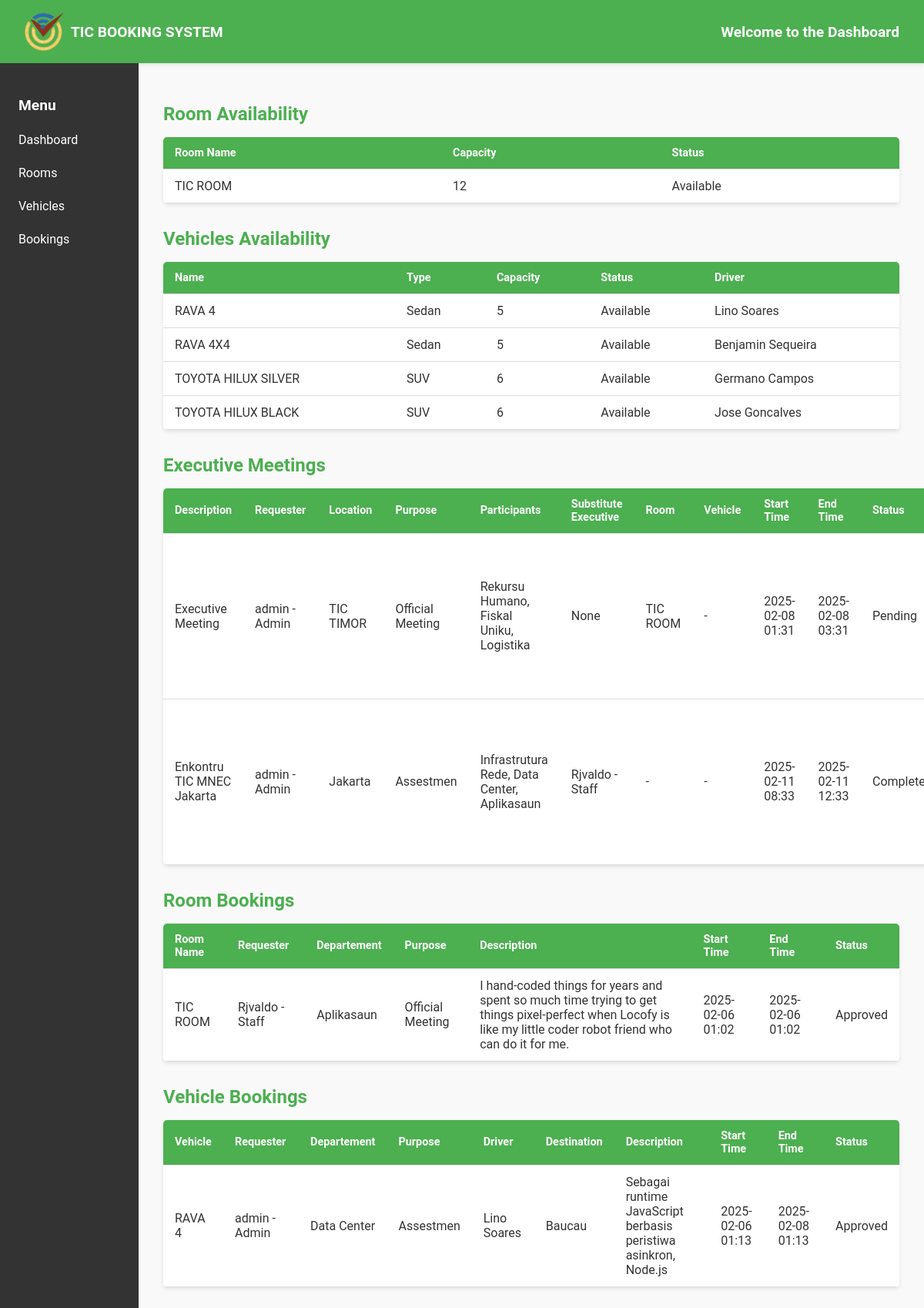
Before: / with the older database file.
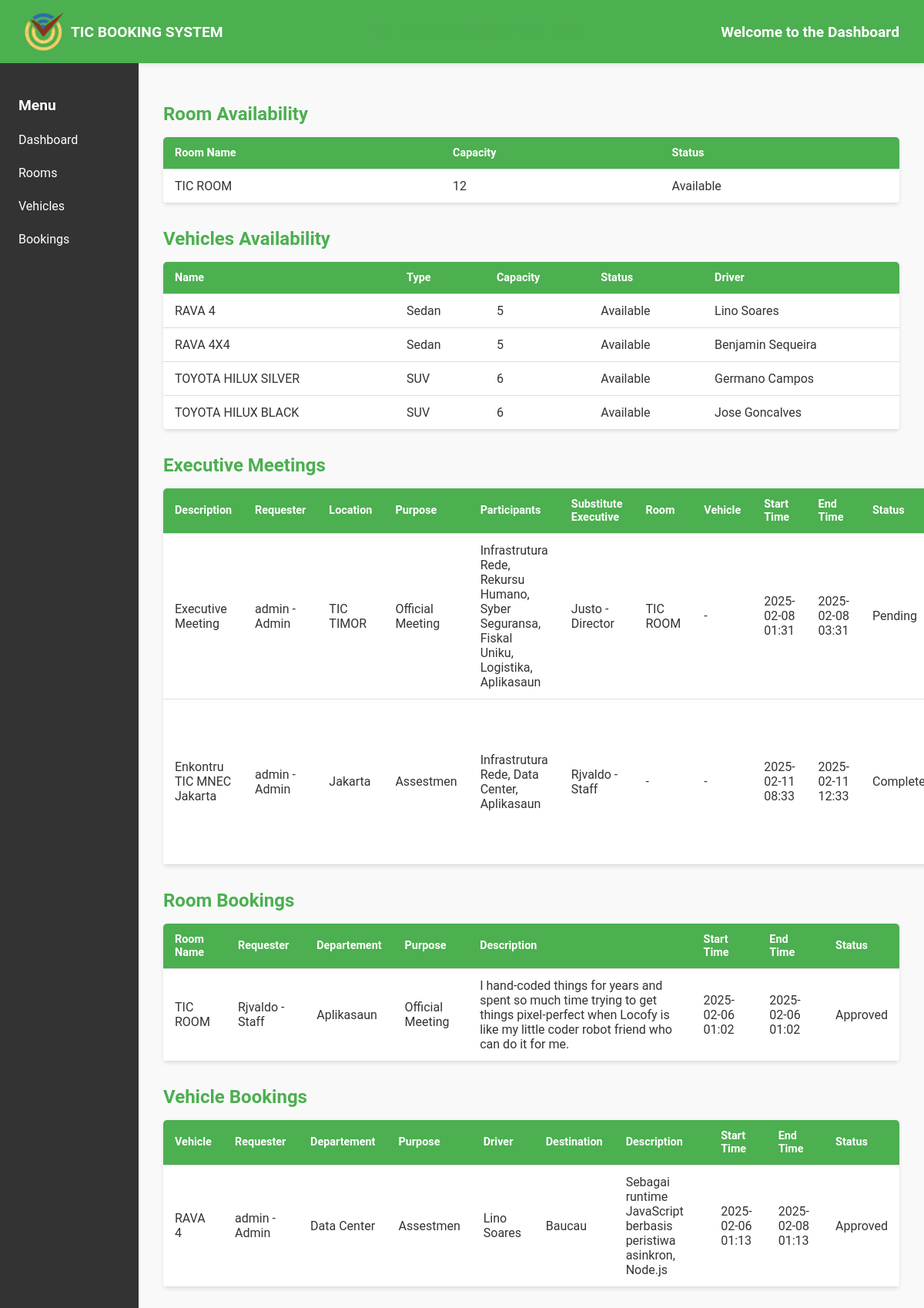
After: the same page with the newer database file.
### bookingsystem/models.py (models this page shows, shortened)
class Room(models.Model):
    name = models.CharField(max_length=100)
    capacity = models.IntegerField()
    status = models.CharField(max_length=50, choices=[
        ('Available', 'Available'),
        ('In Use', 'In Use'),
        ('Under Maintenance', 'Under Maintenance'),
    ])

class Vehicle(models.Model):
    name = models.CharField(max_length=100)
    type = models.CharField(max_length=50, choices=[
        ('Sedan', 'Sedan'),
        ('SUV', 'SUV'),
        ('Van', 'Van'),
        ('Truck', 'Truck'),
    ])
    capacity = models.IntegerField()
    status = models.CharField(max_length=50, choices=[
        ('Available', 'Available'),
        ('In Use', 'In Use'),
        ('Under Maintenance', 'Under Maintenance'),
    ])
    driver = models.ForeignKey(
        Driver,
        on_delete=models.SET_NULL,
        null=True,
        blank=True,
        related_name='vehicles'
    )

class Driver(models.Model):
    user = models.ForeignKey(
        settings.AUTH_USER_MODEL,
        on_delete=models.CASCADE,
        limit_choices_to={'role': 'driver'},
        verbose_name="Driver"
    )
    license_number = models.CharField(max_length=20, unique=True)

class CustomUser(AbstractUser):
    username = models.CharField(
        max_length=150,
        unique=True,
        validators=[MinLengthValidator(1)],
        error_messages={
            'unique': "A user with that username already exists.",
        },
    )
    email = models.EmailField(unique=True)
    first_name = models.CharField(max_length=150)
    last_name = models.CharField(max_length=150)
    ROLE_CHOICES = [
        (UserRoles.ADMIN.value, "Admin"),
        (UserRoles.DEPARTMENT_CHIEF.value, "Department Chief"),
        (UserRoles.DIRECTOR.value, "Director"),
        (UserRoles.EXECUTIVE.value, "Executive"),
        (UserRoles.STAFF.value, "Staff"),
        (UserRoles.DRIVER.value, "Driver"),
    ]
    role = models.CharField(
        max_length=50,
        choices=ROLE_CHOICES,
        default=UserRoles.ADMIN.value,
        blank=False,
        null=False
    )
    groups = models.ManyToManyField(
        'auth.Group',
        related_name='customuser_groups',
        blank=True,
    )
    user_permissions = models.ManyToManyField(
        'auth.Permission',
        related_name='customuser_permissions',
        blank=True,
    )
    REQUIRED_FIELDS = ['email', 'first_name', 'last_name', 'role']
    def get_full_name(self):
        return f"{self.first_name} {self.last_name}".strip()
    def __str__(self):
        return f"{self.username} - {self.get_role_display()}"

class ExecutiveMeeting(models.Model):
    description = models.CharField(max_length=255)
    requester_name = models.ForeignKey(
        settings.AUTH_USER_MODEL,
        on_delete=models.CASCADE,
        related_name='requested_meetings',
        verbose_name='Requester'
    )
    location = models.CharField(max_length=255)
    purpose = models.ForeignKey(
        Purpose,
        on_delete=models.SET_NULL,
        null=True,
        blank=False,  # Wajib diisi
        related_name="executive_meetings"
    )
    participants = models.ManyToManyField(
        Departement,
        related_name="meeting_participants",
        blank=False  # Participants wajib diisi
    )
    substitute_executive = models.ForeignKey(
        settings.AUTH_USER_MODEL,
        on_delete=models.SET_NULL,
        null=True, blank=True,
        related_name="substituted_meetings"
    )
    room = models.ForeignKey(
        'Room',
        on_delete=models.SET_NULL,
        null=True, blank=True,
        related_name="executive_meetings"
    )
    vehicle = models.ForeignKey(
        'Vehicle',
        on_delete=models.SET_NULL,
        null=True, blank=True,
        related_name="executive_meetings"
    )
    start_time = models.DateTimeField()
    end_time = models.DateTimeField()
    status = models.CharField(max_length=50, choices=[("Pending", "Pending"), ("Completed", "Completed")])
    obs = models.TextField(null=False, blank=False)

class Purpose(models.Model):
    name = models.CharField(max_length=100, unique=True)

class Departement(models.Model):
    name = models.CharField(max_length=100)

class Booking(models.Model):
    RESOURCE_TYPE_CHOICES = [
        ('Room', 'Room'),
        ('Vehicle', 'Vehicle'),
    ]
    STATUS_CHOICES = [
        ('Pending', 'Pending'),
        ('Approved', 'Approved'),
        ('Rejected', 'Rejected'),
    ]
    resource_type = models.CharField(max_length=50, choices=RESOURCE_TYPE_CHOICES)
    purpose = models.ForeignKey(Purpose, on_delete=models.SET_NULL, null=True, blank=False, related_name='bookings')
    room = models.ForeignKey(Room, on_delete=models.SET_NULL, null=True, blank=True, related_name='bookings')
    vehicle = models.ForeignKey(Vehicle, on_delete=models.SET_NULL, null=True, blank=True, related_name='bookings')
    destination_address = models.TextField(null=True, blank=True)
    requester_name = models.ForeignKey(
        settings.AUTH_USER_MODEL,
        on_delete=models.CASCADE,
        related_name='bookings',
        verbose_name='Requester'
    )
    departement = models.ForeignKey(Departement,on_delete=models.CASCADE,  null=False,  blank=False, related_name='bookings')
    start_time = models.DateTimeField()
    end_time = models.DateTimeField()
    description = models.TextField(null=False, blank=False)
    destination_address = models.CharField(max_length=255, null=True, blank=True)
    status = models.CharField(max_length=50, choices=STATUS_CHOICES, default='Pending')

### bookingsystem/views.py (the view)
# urls.py: path('', views.dashboard, name='dashboard'),
def dashboard(request):
    rooms = Room.objects.all()
    vehicles = Vehicle.objects.all()
    bookings = Booking.objects.select_related('room', 'vehicle', 'departement').all()
    executive_meetings = ExecutiveMeeting.objects.all()
    departements = Departement.objects.all()
    context = {
        'rooms': rooms,
        'vehicles': vehicles,
        'bookings': bookings,
        'executive_meetings': executive_meetings,
        'departements': departements,
    }
    return render(request, 'dashboard.html', context)

### bookingsystem/templates/dashboard.html (shortened to what this page needs)
{% load static %}
<!DOCTYPE html>
<html lang="en">
<head>
</head>
<body>
    <header>
        <div class="logo-container">
            <img src="{% static 'images/logo.png' %}" alt="Logo">
            <span class="logo-text">TIC BOOKING SYSTEM</span>
        </div>
        <h1>TIC BOOKING SYSTEM</h1>
        <span>Welcome to the Dashboard</span>
    </header>
    <div class="container">
        <div class="sidebar">
            <h3>Menu</h3>
            <a href="#">Dashboard</a>
            <a href="#">Rooms</a>
            <a href="#">Vehicles</a>
            <a href="#">Bookings</a>
        </div>
        <div class="main-content">
            <h2>Room Availability</h2>
            <table>
                <thead>
                    <tr>
                        <th>Room Name</th>
                        <th>Capacity</th>
                        <th>Status</th>
                    </tr>
                </thead>
                <tbody>
                    {% for room in rooms %}
                        <tr>
                            <td>{{ room.name }}</td>
                            <td>{{ room.capacity }}</td>
                            <td>{{ room.status }}</td>
                        </tr>
                    {% empty %}
                        <tr>
                            <td colspan="3" class="no-data">No rooms available.</td>
                        </tr>
                    {% endfor %}
                </tbody>
            </table>
            <h2>Vehicles Availability</h2>
                <table>
                    <thead>
                        <tr>
                            <th>Name</th>
                            <th>Type</th>
                            <th>Capacity</th>
                            <th>Status</th>
                            <th>Driver</th>
                        </tr>
                    </thead>
                    <tbody>
                        {% for vehicle in vehicles %}
                            <tr>
                                <td>{{ vehicle.name }}</td>
                                <td>{{ vehicle.type }}</td>
                                <td>{{ vehicle.capacity }}</td>
                                <td>{{ vehicle.status }}</td>
                                <td>
                                    {% if vehicle.driver and vehicle.driver.user %}
                                        {{ vehicle.driver.user.get_full_name }}
                                    {% else %}
                                        No Driver
                                    {% endif %}
                                </td>
                            </tr>
                        {% empty %}
                            <tr>
                                <td colspan="5" class="no-data">No vehicles available.</td>
                            </tr>
                        {% endfor %}
                    </tbody>
                </table>
            <h2>Executive Meetings</h2>
                <table>
                    <thead>
                        <tr>
                            <th>Description</th>
                            <th>Requester</th>
                            <th>Location</th>
                            <th>Purpose</th>
                            <th>Participants</th>
                            <th>Substitute Executive</th>
                            <th>Room</th>
                            <th>Vehicle</th>
                            <th>Start Time</th>
                            <th>End Time</th>
                            <th>Status</th>
                        </tr>
                    </thead>
                    <tbody>
                        {% for meeting in executive_meetings %}
                            <tr>
                                <td>{{ meeting.description }}</td>
                                <td>{{ meeting.requester_name }}</td>
                                <td>{{ meeting.location }}</td>
                                <td>{{ meeting.purpose.name }}</td>
                                <td>
                                    {% for participant in meeting.participants.all %}
                                        {{ participant.name }}{% if not forloop.last %}, {% endif %}
                                    {% empty %}
                                        No Participants
                                    {% endfor %}
                                </td>
                                <td>
                                    {% if meeting.substitute_executive %}
                                        {{ meeting.substitute_executive }}
                                    {% else %}
                                        None
                                    {% endif %}
                                </td>
                                <td>{{ meeting.room.name|default:"-" }}</td>
                                <td>{{ meeting.vehicle.name|default:"-" }}</td>
                                <td>{{ meeting.start_time|date:"Y-m-d H:i" }}</td>
                                <td>{{ meeting.end_time|date:"Y-m-d H:i" }}</td>
                                <td>{{ meeting.status }}</td>
                            </tr>
                        {% empty %}
                            <tr>
                                <td colspan="12" class="no-data">No executive meetings available.</td>
                            </tr>
                        {% endfor %}
                    </tbody>
                </table>
            <h2>Room Bookings</h2>
            <table>
                <thead>
                    <tr>
                        <th>Room Name</th>
                        <th>Requester</th>
                        <th>Departement</th>
                        <th>Purpose</th>
                        <th>Description</th>
                        <th>Start Time</th>
                        <th>End Time</th>
                        <th>Status</th>
                    </tr>
                </thead>
                <tbody>
                    {% for booking in bookings %}
                        {% if booking.resource_type == "Room" %}
                            <tr>
                                <td>{{ booking.room.name }}</td>
                                <td>{{ booking.requester_name }}</td>
                                <td>
                                    {% if booking.departement %}
                                        {{ booking.departement.name }}
                                    {% else %}
                                        No Departement
                                    {% endif %}
                                </td>
                                <td>{{ booking.purpose.name }}</td>
                                <td>{{ booking.description|default:"-" }}</td>
                                <td>{{ booking.start_time|date:"Y-m-d H:i" }}</td>
                                <td>{{ booking.end_time|date:"Y-m-d H:i" }}</td>
                                <td>{{ booking.status }}</td>
                            </tr>
                        {% endif %}
                    {% empty %}
                        <tr>
                            <td colspan="7" class="no-data">No room bookings available.</td>
                        </tr>
                    {% endfor %}
                </tbody>
            </table>
        <h2>Vehicle Bookings</h2>
            <table>
                <thead>
                    <tr>
                        <th>Vehicle</th>
                        <th>Requester</th>
                        <th>Departement</th>
                        <th>Purpose</th>
                        <th>Driver</th>
                        <th>Destination</th>
                        <th>Description</th>
                        <th>Start Time</th>
                        <th>End Time</th>
                        <th>Status</th>
                    </tr>
                </thead>
                <tbody>
                    {% for booking in bookings %}
                        {% if booking.resource_type == "Vehicle" %}
                            <tr>
                                <td>{{ booking.vehicle.name }}</td>
                                <td>{{ booking.requester_name }}</td>
                                <td>
                                    {% if booking.departement %}
                                        {{ booking.departement.name }}
                                    {% else %}
                                        No Departement
                                    {% endif %}
                                </td>
                                <td>
                                    {% if booking.purpose %}
                                        {{ booking.purpose.name }}
                                    {% else %}
                                        No Purpose
                                    {% endif %}
                                </td>
                                <td>
                                    {% if booking.vehicle.driver and booking.vehicle.driver.user %}
                                        {{ booking.vehicle.driver.user.get_full_name }}
                                    {% else %}
                                        No Driver
                                    {% endif %}
                                </td>
                                <td>{{ booking.destination_address|default:"-" }}</td>
                                <td>{{ booking.description|default:"-" }}</td>
                                <td>{{ booking.start_time|date:"Y-m-d H:i" }}</td>
                                <td>{{ booking.end_time|date:"Y-m-d H:i" }}</td>
                                <td>{{ booking.status }}</td>
                            </tr>
                        {% endif %}
                    {% empty %}
                        <tr>
                            <td colspan="9" class="no-data">No vehicle bookings available.</td>
                        </tr>
                    {% endfor %}
                </tbody>
            </table>
        </div>
    </div>
  </body>
</html>

Changed rows visible on the page:
changed ExecutiveMeeting "Executive Meeting": gains Departement (name "Syber Seguransa"); gains Departement (name "Infrastrutura Rede"); gains Departement (name "Aplikasaun"); substitute_executive (not shown) → "Justo - Director"; no longer shows "None"
shown differently, row unchanged: Departement "Logistika": now shows ","
